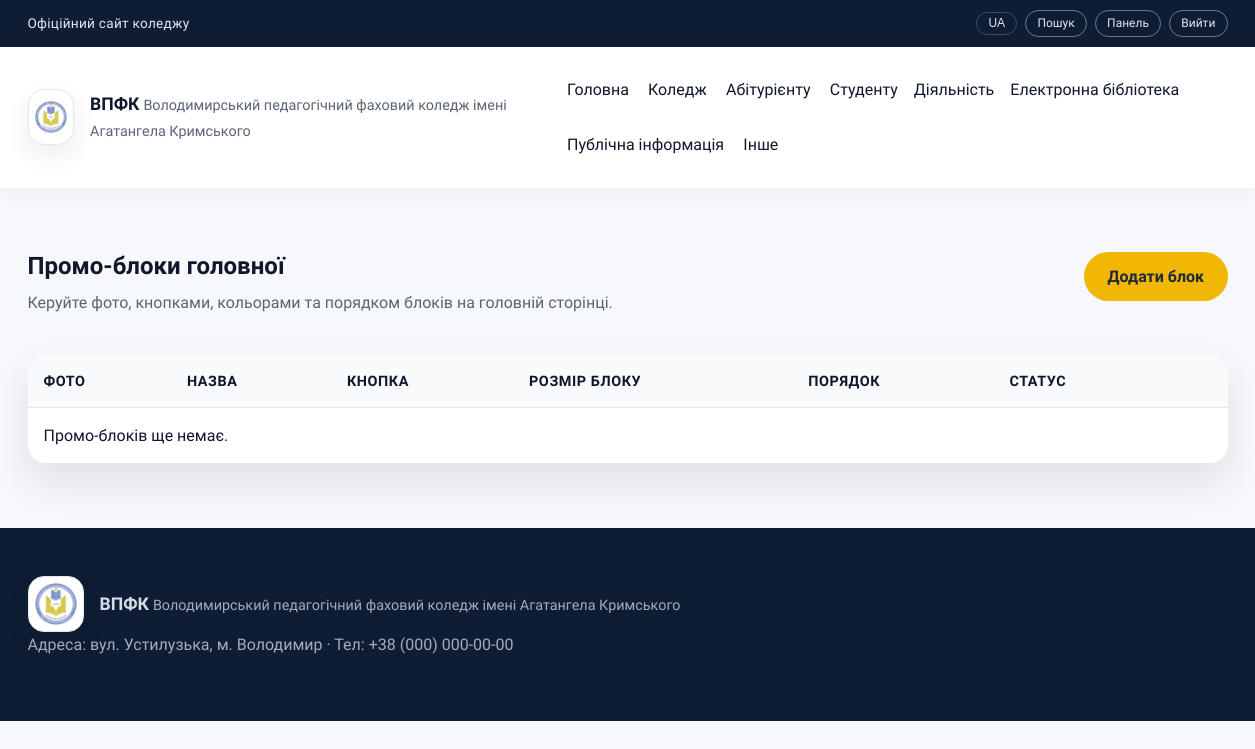
The app's page /admin/home-promos (signed in), older data.
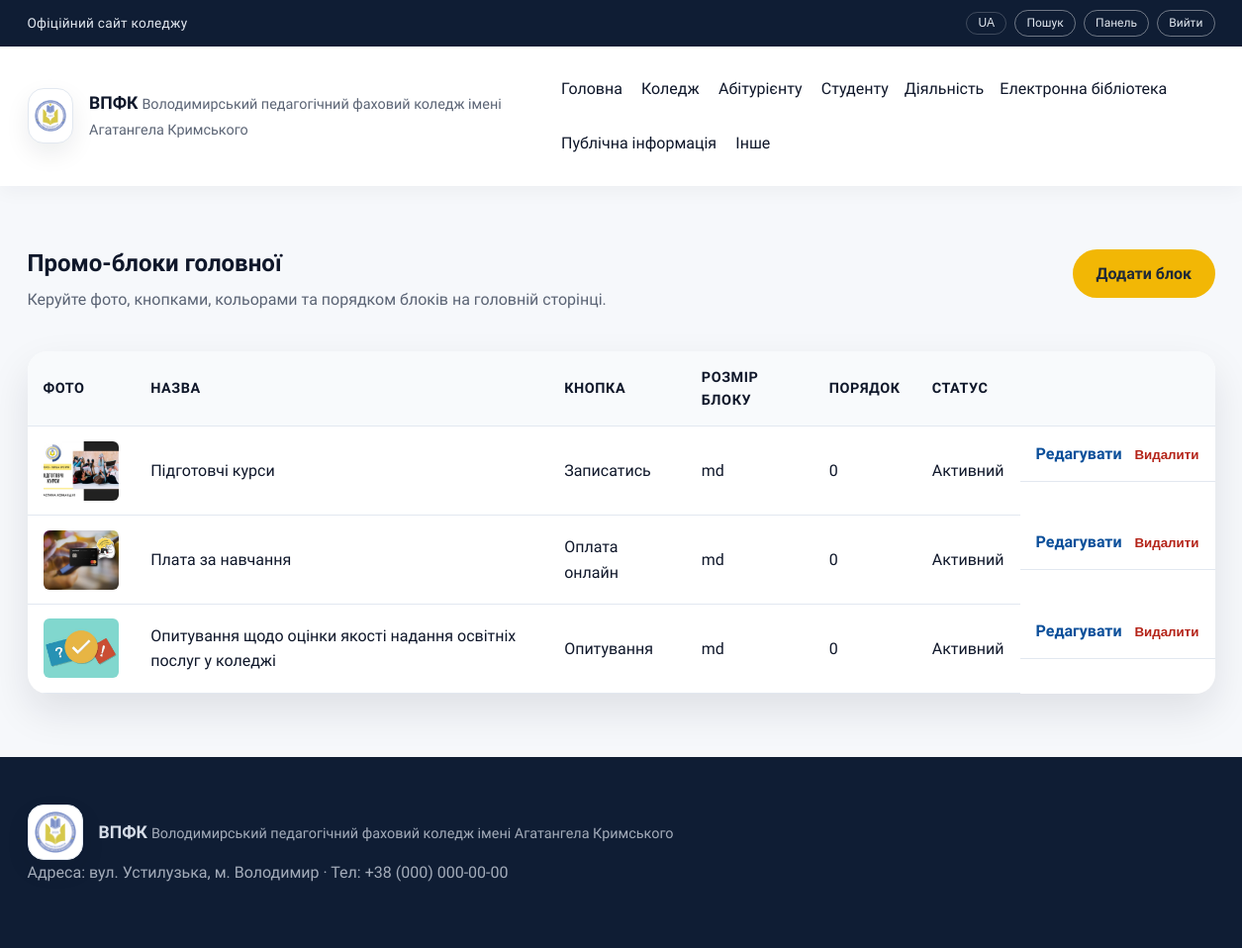
The same page, newer data.
### tables this page shows
CREATE TABLE menu_items (
          id INTEGER PRIMARY KEY AUTOINCREMENT,
          parent_id INTEGER,
          title TEXT NOT NULL,
          url TEXT NOT NULL,
          sort_order INTEGER NOT NULL DEFAULT 0,
          FOREIGN KEY(parent_id) REFERENCES menu_items(id)
        );

CREATE TABLE home_promos (
          id INTEGER PRIMARY KEY AUTOINCREMENT,
          title TEXT NOT NULL,
          description TEXT,
          image_path TEXT,
          button_text TEXT,
          button_url TEXT NOT NULL DEFAULT '#',
          button_size TEXT NOT NULL DEFAULT 'md',
          button_bg_color TEXT NOT NULL DEFAULT '#0b5ed7',
          button_text_color TEXT NOT NULL DEFAULT '#ffffff',
          button_position TEXT NOT NULL DEFAULT 'center',
          sort_order INTEGER NOT NULL DEFAULT 0,
          is_active INTEGER NOT NULL DEFAULT 1,
          created_at TEXT NOT NULL,
          updated_at TEXT NOT NULL
        , block_size TEXT NOT NULL DEFAULT 'md');

### app.py (the view)
@app.route("/admin/home-promos")
@role_required("owner", "admin", "editor")
def admin_home_promos():
    promos = query_db(
        """
        SELECT *
        FROM home_promos
        ORDER BY sort_order ASC, id ASC
        """
    )
    return render_template("admin/home_promos.html", promos=promos, active_title="")

### app.py (called while the page is built)
def _upload_folder_posix() -> str:
    return UPLOAD_FOLDER.replace("\\", "/").strip("/")

def normalize_upload_ref(path: str | None) -> str | None:
    if not path:
        return None
    posix = str(path).replace("\\", "/")
    marker = _upload_folder_posix() + "/"
    if posix.startswith(marker):
        return posix[len(marker):].lstrip("/")
    if marker in posix:
        return posix.split(marker, 1)[1].lstrip("/")
    return posix.lstrip("/")

def uploads_url(path: str | None) -> str:
    rel = normalize_upload_ref(path)
    if not rel:
        return ""
    return url_for("uploaded_files", filename=rel)

def get_db() -> sqlite3.Connection:
    if "db" not in g:
        conn = sqlite3.connect(DB_PATH)
        conn.row_factory = sqlite3.Row
        g.db = conn
    return g.db

def query_db(query: str, args: tuple = (), one: bool = False):
    db = get_db()
    cursor = db.execute(query, args)
    rows = cursor.fetchall()
    cursor.close()
    if one:
        return rows[0] if rows else None
    return rows

def build_menu_tree(rows: List[sqlite3.Row]) -> List[dict]:
    items: Dict[int, dict] = {}
    roots: List[dict] = []
    for row in rows:
        items[row["id"]] = {
            "id": row["id"],
            "parent_id": row["parent_id"],
            "title": row["title"],
            "url": row["url"],
            "sort_order": row["sort_order"],
            "children": [],
        }
    for item in items.values():
        parent_id = item["parent_id"]
        if parent_id and parent_id in items:
            items[parent_id]["children"].append(item)
        else:
            roots.append(item)
    def sort_items(nodes: List[dict]) -> List[dict]:
        nodes.sort(key=lambda n: (n["sort_order"], n["title"]))
        for node in nodes:
            node["children"] = sort_items(node["children"])
        return nodes
    return sort_items(roots)

def get_menu_tree() -> List[dict]:
    rows = query_db("SELECT * FROM menu_items ORDER BY sort_order, title")
    return build_menu_tree(rows)

@app.context_processor
def inject_globals():
    return {
        "menu_items": get_menu_tree(),
        "current_user": g.get("user"),
    }

@app.before_request
def load_user():
    g.user = None
    user_id = session.get("user_id")
    if user_id:
        user = query_db("SELECT * FROM users WHERE id = ?", (user_id,), one=True)
        if user:
            g.user = user

### templates/admin/home_promos.html (shortened to what this page needs)
{% extends "layout.html" %}
{% block content %}
  <section class="section">
    <div class="container admin-shell">
      <div class="admin-header">
        <div>
          <h1>Промо-блоки головної</h1>
          <p>Керуйте фото, кнопками, кольорами та порядком блоків на головній сторінці.</p>
        </div>
        <a class="btn primary" href="{{ url_for('admin_home_promo_new') }}">Додати блок</a>
      </div>
      <div class="table-wrap">
        <table class="table admin-table">
          <thead>
            <tr>
              <th>Фото</th>
              <th>Назва</th>
              <th>Кнопка</th>
              <th>Розмір блоку</th>
              <th>Порядок</th>
              <th>Статус</th>
              <th></th>
            </tr>
          </thead>
          <tbody>
            {% for promo in promos %}
              <tr>
                <td class="cell-no-label" data-label="Фото">
                  {% if promo.image_path %}
                    <img src="{{ uploads_url(promo.image_path) }}" class="promo-thumb" alt="{{ promo.title }}">
                  {% else %}
                    <div class="promo-thumb-placeholder">Немає</div>
                  {% endif %}
                </td>
                <td data-label="Назва">{{ promo.title }}</td>
                <td data-label="Кнопка">{{ promo.button_text or '-' }}</td>
                <td data-label="Розмір блоку">{{ promo.block_size or 'md' }}</td>
                <td data-label="Порядок">{{ promo.sort_order }}</td>
                <td data-label="Статус">{{ 'Активний' if promo.is_active else 'Вимкнено' }}</td>
                <td class="table-actions" data-label="Дії">
                  <a class="link" href="{{ url_for('admin_home_promo_edit', promo_id=promo.id) }}">Редагувати</a>
                  <form method="post" action="{{ url_for('admin_home_promo_delete', promo_id=promo.id) }}">
                    <button class="link danger" type="submit">Видалити</button>
                  </form>
                </td>
              </tr>
            {% else %}
              <tr class="table-empty">
                <td colspan="7">Промо-блоків ще немає.</td>
              </tr>
            {% endfor %}
          </tbody>
        </table>
      </div>
    </div>
  </section>
{% endblock %}

### templates/layout.html (shortened to what this page needs)
<!doctype html>
<html lang="uk">
  <head>
    <link rel="stylesheet" href="{{ url_for('static', filename='css/styles.css') }}" />
  </head>
  <body>
    <header class="site-header">
      <div class="topbar">
        <div class="container topbar-inner">
          <span class="topbar-note">Офіційний сайт коледжу</span>
          <div class="topbar-actions">
            <button class="chip" type="button">UA</button>
            <a class="chip ghost" href="{{ url_for('search') }}">Пошук</a>
            {% if current_user %}
              <a class="chip ghost" href="{{ url_for('admin_dashboard') }}">Панель</a>
              <a class="chip ghost" href="{{ url_for('logout') }}">Вийти</a>
            {% else %}
              <a class="chip ghost" href="{{ url_for('login') }}">Вхід</a>
            {% endif %}
          </div>
        </div>
      </div>
<div class="container nav-wrapper">
        <div class="brand">
          <div class="logo-mark is-fallback">
            <img
              src="{{ url_for('static', filename='images/logo.png') }}"
              alt="??????? ????"
              onload="this.closest('.logo-mark').classList.remove('is-fallback')"
              onerror="if(!this.dataset.fallback){this.dataset.fallback='1'; this.src='/images/logo.png'; return;} this.closest('.logo-mark').classList.add('is-fallback'); this.remove();"
            />
          </div>
          <div class="brand-text">
            <span class="brand-title">ВПФК</span>
            <span class="brand-subtitle"
              >Володимирський педагогічний фаховий коледж імені Агатангела
              Кримського</span
            >
          </div>
        </div>
        <nav class="site-nav desktop-nav" id="site-nav" data-nav>
          {% from "_menu.html" import render_menu %}
          {{ render_menu(menu_items, active_title) }}
        </nav>
      </div>
    </header>
    <main id="main">
      {% block content %}{% endblock %}
    </main>
    <footer class="site-footer">
      <div class="container footer-grid">
        <div>
          <div class="brand footer-brand">
            <div class="logo-mark is-fallback">
            <img
              src="{{ url_for('static', filename='images/logo.png') }}"
              alt="??????? ????"
              onload="this.closest('.logo-mark').classList.remove('is-fallback')"
              onerror="if(!this.dataset.fallback){this.dataset.fallback='1'; this.src='/images/logo.png'; return;} this.closest('.logo-mark').classList.add('is-fallback'); this.remove();"
            />
          </div>
            <div class="brand-text">
              <span class="brand-title">ВПФК</span>
              <span class="brand-subtitle"
                >Володимирський педагогічний фаховий коледж імені Агатангела
                Кримського</span
              >
            </div>
          </div>
          <p class="footer-note">
            Адреса: вул. Устилузька, м. Володимир · Тел: +38 (000) 000-00-00
          </p>
        </div>
      </div>
    </footer>
  </body>
</html>

### templates/_menu.html (shortened to what this page needs)
{% macro render_menu(items, active_title=None, level=0) %}
  {% for item in items %}
    {% set active_class = "nav-highlight" if item.title == active_title else "" %}
    {% if item.children %}
      <div class="nav-item has-submenu submenu-level-{{ level }}">
        <span class="nav-title {{ active_class }}">{{ item.title }}</span>
      </div>
    {% else %}
      <a href="{{ item.url or '#' }}" class="{{ active_class }}">{{ item.title }}</a>
    {% endif %}
  {% endfor %}
{% endmacro %}

Row changes from the older to the newer data that the page shows:
added home_promos: image_path (picture), title "Підготовчі курси", button_text "Записатись", block_size "md", sort_order "0", is_active "Активний"
added home_promos: image_path (picture), title "Плата за навчання", button_text "Оплата онлайн", block_size "md", sort_order "0", is_active "Активний"
added home_promos: image_path (picture), title "Опитування щодо оцінки якості надання освітніх послуг у коледжі", button_text "Опитування", block_size "md", sort_order "0", is_active "Активний"
Text that changed along with them:
text no longer shown: "Промо-блоків ще немає."
